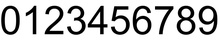
%> input picture TEST/texto.jpeg, 220 x 40 px, shrunk from 1280 x 232 before the run
$ octave feature_HOG.m   (GNU Octave 9; MATLAB toolbox functions it lacks are replaced by stand-ins)
%> lines starting %> are read from the running program, lines starting %| are printed output that depends on the picture
%Image descriptor based on Histogram of Orientated Gradients for gray-level images. This code
%was developed for the work: O. Ludwig, D. Delgado, V. Goncalves, and U. Nunes, 'Trainable
%Classifier-Fusion Schemes: An Application To Pedestrian Detection,' In: 12th International IEEE
%Conference On Intelligent Transportation Systems, 2009, St. Louis, 2009. V. 1. P. 432-437. In
%case of publication with this code, please cite the paper above.
I=imread('TEST/texto.jpeg');
%> I is the input picture: size 40x220x3 uint8; min 0, max 255, mean 194.4

h=HOG(I);
% [1 line not run here, left out]
function H=HOG(Im)
nwin_x=32;%set here the number of HOG windows per bound box
nwin_y=32;
B=9;%set here the number of histogram bins
[L,C]=size(Im); % L num of lines ; C num of columns
%> L = 40; C = 660
H=zeros(nwin_x*nwin_y*B,1); % column vector with zeros
m=sqrt(L/2);
%> m = 4.47
if C==1 % if num of columns==1
    Im=im_recover(Im,m,2*m);%verify the size of image, e.g. 25x50
    L=2*m;
    C=m;
end
Im=double(Im);
step_x=floor(C/(nwin_x+1));
%> step_x = 20
step_y=floor(L/(nwin_y+1));
%> step_y = 1
cont=0;
hx = [-1,0,1];
hy = -hx';
grad_xr = imfilter(double(Im),hx);
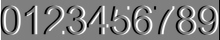
%> grad_xr: size 40x220x3 double; min -255, max 255, mean 0; drawn with min black and max white
grad_yu = imfilter(double(Im),hy);
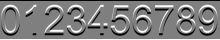
%> grad_yu: size 40x220x3 double; min -255, max 255, mean 0; mean of the top-left, top-right, bottom-left and bottom-right quarters -5.9, -2.3, 5.9, 2.3; drawn with min black and max white
angles=atan2(grad_yu,grad_xr);
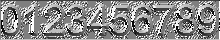
%> angles: size 40x220x3 double; min -3.14, max 3.14, mean 0.276; drawn with min black and max white
magnit=((grad_yu.^2)+(grad_xr.^2)).^.5;
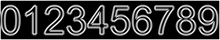
%> magnit: size 40x220x3 double; min 0, max 360.6, mean 88.1; drawn with min black and max white
%> the run ends on the next line
for n=0:nwin_y-1
    for m=0:nwin_x-1
        cont=cont+1;
        angles2=angles(n*step_y+1:(n+2)*step_y,m*step_x+1:(m+2)*step_x);
        magnit2=magnit(n*step_y+1:(n+2)*step_y,m*step_x+1:(m+2)*step_x);
        v_angles=angles2(:);
        v_magnit=magnit2(:);
        K=max(size(v_angles));
        %assembling the histogram with 9 bins (range of 20 degrees per bin)
        bin=0;
        H2=zeros(B,1);
        for ang_lim=-pi+2*pi/B:2*pi/B:pi
            bin=bin+1;
            for k=1:K
                if v_angles(k)<ang_lim
                    v_angles(k)=100;
                    H2(bin)=H2(bin)+v_magnit(k);
                end
            end
        end

        H2=H2/(norm(H2)+0.01);
        H((cont-1)*B+1:cont*B,1)=H2;
        plot(H)
    end
end
end
